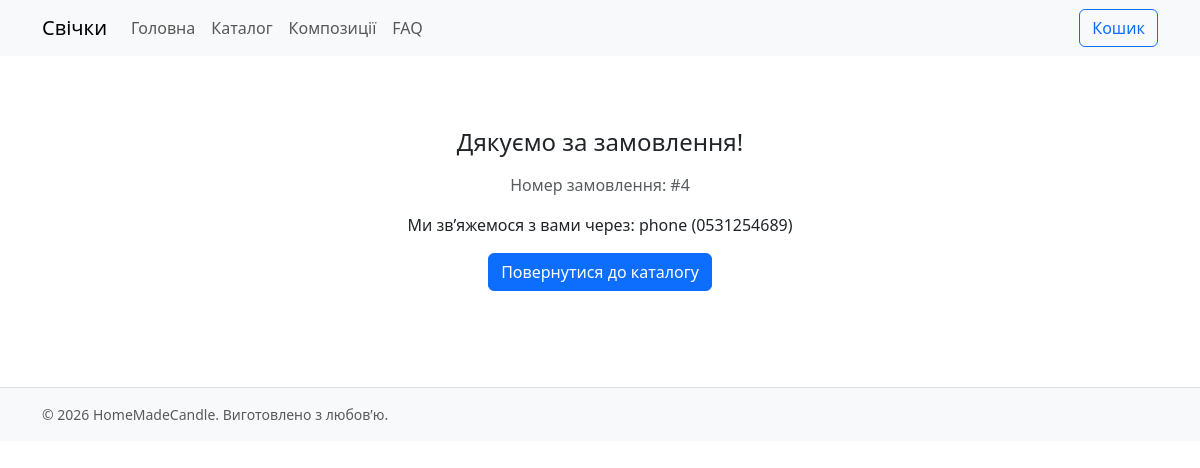
Screenshot of /order/success/4 with the database file from the repository.
### models.py (models this page shows)
class Order(db.Model):
    id = db.Column(db.Integer, primary_key=True)
    customer_name = db.Column(db.String(120))
    phone = db.Column(db.String(32))
    contact_method = db.Column(db.String(32))  # "phone", "viber", "telegram"
    address = db.Column(db.String(255))
    comment = db.Column(db.Text)
    total_amount = db.Column(db.Float, default=0.0)
    status = db.Column(db.String(32), default="new")
    created_at = db.Column(db.DateTime, default=datetime.utcnow)
    items = db.relationship("OrderItem", backref="order", cascade="all, delete-orphan")

### blueprints/shop/routes.py (the view)
@bp.route("/order/success/<int:order_id>")
def order_success(order_id):
    order = Order.query.get_or_404(order_id)
    return render_template("shop/order_success.html", order=order)

### templates/shop/order_success.html
{% extends "base.html" %}
{% block content %}
<div class="container text-center py-5">
  <h1 class="h4 mb-3">Дякуємо за замовлення!</h1>
  <p class="text-muted">Номер замовлення: #{{ order.id }}</p>
  <p>Ми зв’яжемося з вами через: {{ order.contact_method }} ({{ order.phone }})</p>
  <a class="btn btn-primary" href="{{ url_for('public.catalog') }}">Повернутися до каталогу</a>
</div>
{% endblock %}

### static/css/main.css (style rules this page uses)
body { font-family: system-ui, -apple-system, Segoe UI, Roboto, sans-serif; }

### rows the page displays
Order: id "4", contact_method "phone", phone "0531254689"

### other values shown
{{ 2026 }} "2026"
